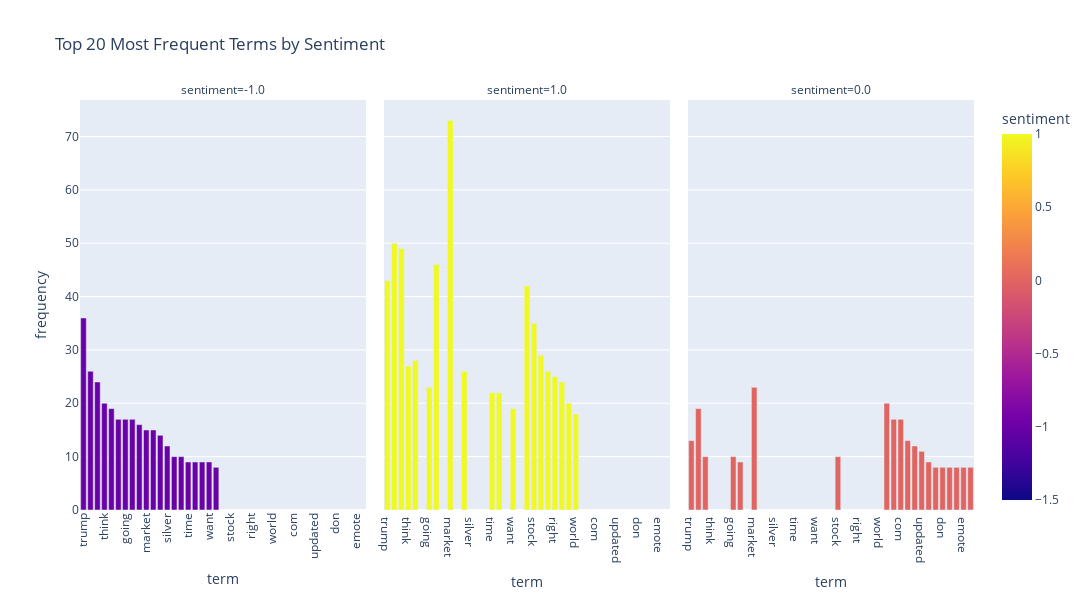

The cell this chart's notebook holds for it:
### Markdown cell above
Step 2. Plot with plotly

### Code cell
fig = px.bar(df_top_sentiments,
             x="term", y="frequency",
             facet_col="sentiment",
             color="sentiment",
             facet_col_wrap=3,
             title=f"Top {N} Most Frequent Terms by Sentiment")

fig.update_layout(xaxis_tickangle=-90, width=1200, height=600)
fig.show()

### Figure 1 — Plotly figure (JSON) as saved in the notebook; plotly's stock layout.template omitted (floating-point values rounded to 4 significant figures)
{"data": [{"hovertemplate": "sentiment=%{marker.color}<br>term=%{x}<br>frequency=%{y}<extra></extra>", "legendgroup": "", "marker": {"color": [-1.0, -1.0, -1.0, -1.0, -1.0, -1.0, -1.0, -1.0, -1.0, -1.0, -1.0, -1.0, -1.0, -1.0, -1.0, -1.0, -1.0, -1.0, -1.0, -1.0], "coloraxis": "coloraxis", "pattern": {"shape": ""}}, "name": "", "orientation": "v", "showlegend": false, "textposition": "auto", "type": "bar", "x": ["trump", "just", "like", "think", "people", "bad", "going", "china", "tariffs", "market", "fuck", "money", "silver", "shit", "long", "time", "make", "economy", "want", "worse"], "xaxis": "x", "y": [36, 26, 24, 20, 19, 17, 17, 17, 16, 15, 15, 14, 12, 10, 10, 9, 9, 9, 9, 8], "yaxis": "y"}, {"hovertemplate": "sentiment=%{marker.color}<br>term=%{x}<br>frequency=%{y}<extra></extra>", "legendgroup": "", "marker": {"color": [1.0, 1.0, 1.0, 1.0, 1.0, 1.0, 1.0, 1.0, 1.0, 1.0, 1.0, 1.0, 1.0, 1.0, 1.0, 1.0, 1.0, 1.0, 1.0, 1.0], "coloraxis": "coloraxis", "pattern": {"shape": ""}}, "name": "", "orientation": "v", "showlegend": false, "textposition": "auto", "type": "bar", "x": ["market", "just", "like", "china", "trump", "good", "stock", "price", "people", "think", "money", "company", "right", "futures", "going", "make", "time", "new", "want", "world"], "xaxis": "x2", "y": [73, 50, 49, 46, 43, 42, 35, 29, 28, 27, 26, 26, 25, 24, 23, 22, 22, 20, 19, 18], "yaxis": "y2"}, {"hovertemplate": "sentiment=%{marker.color}<br>term=%{x}<br>frequency=%{y}<extra></extra>", "legendgroup": "", "marker": {"color": [0.0, 0.0, 0.0, 0.0, 0.0, 0.0, 0.0, 0.0, 0.0, 0.0, 0.0, 0.0, 0.0, 0.0, 0.0, 0.0, 0.0, 0.0, 0.0, 0.0], "coloraxis": "coloraxis", "pattern": {"shape": ""}}, "name": "", "orientation": "v", "showlegend": false, "textposition": "auto", "type": "bar", "x": ["market", "x200b", "just", "stockbuyvest", "com", "daily", "trump", "today", "updated", "stock", "like", "going", "day", "china", "stocks", "don", "img", "weekly", "emote", "t5_2th52"], "xaxis": "x3", "y": [23, 20, 19, 17, 17, 13, 13, 12, 11, 10, 10, 10, 9, 9, 8, 8, 8, 8, 8, 8], "yaxis": "y3"}], "layout": {"annotations": [{"font": {}, "showarrow": false, "text": "sentiment=-1.0", "x": 0.16, "xanchor": "center", "xref": "paper", "y": 1, "yanchor": "bottom", "yref": "paper"}, {"font": {}, "showarrow": false, "text": "sentiment=1.0", "x": 0.5, "xanchor": "center", "xref": "paper", "y": 1, "yanchor": "bottom", "yref": "paper"}, {"font": {}, "showarrow": false, "text": "sentiment=0.0", "x": 0.84, "xanchor": "center", "xref": "paper", "y": 1, "yanchor": "bottom", "yref": "paper"}], "barmode": "relative", "coloraxis": {"colorbar": {"title": {"text": "sentiment"}}, "colorscale": [[0, "#0d0887"], [0.1111, "#46039f"], [0.2222, "#7201a8"], [0.3333, "#9c179e"], [0.4444, "#bd3786"], [0.5556, "#d8576b"], [0.6667, "#ed7953"], [0.7778, "#fb9f3a"], [0.8889, "#fdca26"], [1, "#f0f921"]]}, "height": 600, "legend": {"tracegroupgap": 0}, "title": {"text": "Top 20 Most Frequent Terms by Sentiment"}, "width": 1200, "xaxis": {"anchor": "y", "domain": [0, 0.32], "tickangle": -90, "title": {"text": "term"}}, "xaxis2": {"anchor": "y2", "domain": [0.34, 0.66], "matches": "x", "title": {"text": "term"}}, "xaxis3": {"anchor": "y3", "domain": [0.68, 1.0], "matches": "x", "title": {"text": "term"}}, "yaxis": {"anchor": "x", "domain": [0, 1], "title": {"text": "frequency"}}, "yaxis2": {"anchor": "x2", "domain": [0, 1], "matches": "y", "showticklabels": false}, "yaxis3": {"anchor": "x3", "domain": [0, 1], "matches": "y", "showticklabels": false}}}
